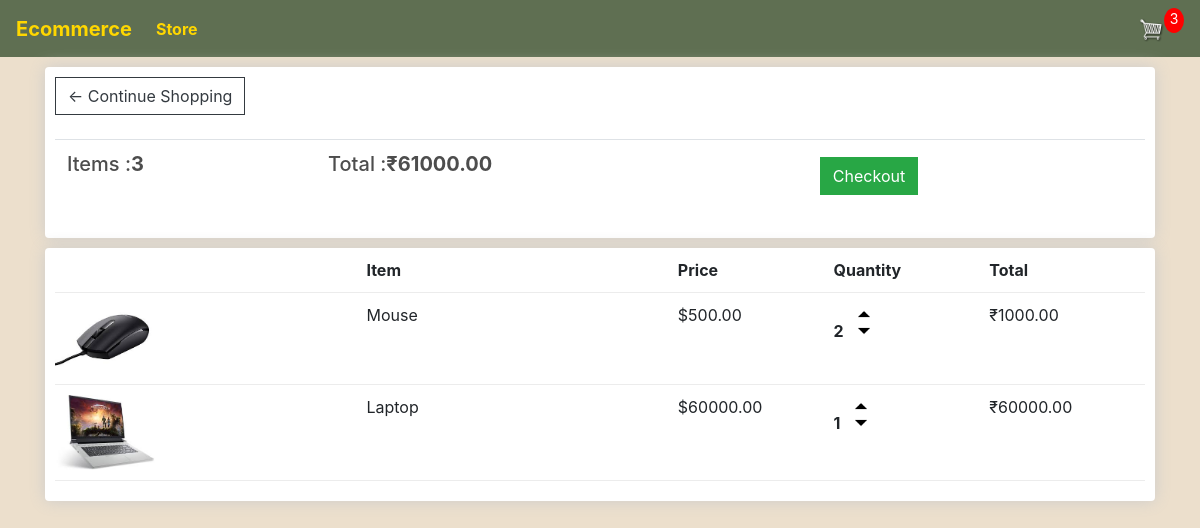
The app's page /cart (signed in) with its own data.
### store/models.py (models this page shows, shortened)
class Order(models.Model):
    customer=models.ForeignKey(Customer, on_delete=models.SET_NULL, null=True, blank=True)
    date_ordered=models.DateTimeField(auto_now_add=True)
    complete=models.BooleanField(default=True)
    transaction_id=models.CharField(max_length=100, null=True)
    @property
    def get_cart_total(self):
        orderitems=self.orderitem_set.all()
        total=sum([item.get_total for item in orderitems])
        return total
    @property
    def get_cart_items(self):
        orderitems=self.orderitem_set.all()
        total=sum([item.quantity for item in orderitems])
        return total

class OrderItem(models.Model):
    product=models.ForeignKey(Product,on_delete=models.SET_NULL, null=True)
    order=models.ForeignKey(Order,on_delete=models.SET_NULL, null=True)
    quantity=models.IntegerField(default=0, null=True, blank=True)
    date_add=models.DateTimeField(auto_now_add=True)
    @property
    def get_total(self):
        total=self.product.price*self.quantity
        return total

class Product(models.Model):
    name=models.CharField(max_length=100)
    price=models.DecimalField(max_digits=7, decimal_places=2)
    digit=models.BooleanField(default=False,null=True,blank=True)
    image=models.ImageField(null=True, blank=True)
    @property
    def imageURL(self):
        try:
            url=self.image.url
        except:
            url=''
        return  url

### store/views.py (the view)
# urls.py: path('cart', cart, name='cart'),
def cart(request):
	data = cartData(request)
	cartItems = data['cartItems']
	items = data['items']
	order = data['order']
	context = {'items':items, 'order':order, 'cartItems':cartItems}
	return render(request, 'store/cart.html', context)

### store/utils.py (called while the page is built)
def cartData(request):
    if request.user.is_authenticated:
        customer = request.user.customer
        order, created = Order.objects.get_or_create(customer=customer, complete=False)
        items = order.orderitem_set.all()
        cartItems = order.get_cart_items
    else:
        cookieData = cookieCart(request)
        order = cookieData['order']
        cartItems = cookieData['cartItems']
        items = cookieData['items']
    return {'cartItems':cartItems, 'order':order, 'items':items}

### store/templates/store/cart.html (shortened to what this page needs)
{% extends 'store/main.html'%}
{% load static %}
{% block content %}
<div class="row">
    <div class="col-lg-12">
        <div class="box-element">
            <a class="btn btn-outline-dark" href="{% url 'store' %}">&#x2190; Continue Shopping</a>
            <br>
            <br>
            <table class="table">
                <tr>
                    <th><h5>Items :<strong>{{order.get_cart_items}}</strong></h5></th>
                    <th><h5>Total :<strong>&#x20B9;{{order.get_cart_total|floatformat:2}}</strong></h5></th>
                    <th>
                        <a style="float:rihgt; margin:5px" class="btn btn-success" href="{% url 'cheackout' %}" >Checkout</a>
                    </th>
                </tr>
            </table>
        </div>
    </div>
        <br>
    <div class="col-lg-12">
        <div class="box-element">
            <div class="cart-row">
                <div style="flex:2"></div>
                <div style="flex:2"><strong>Item</strong></div>
                <div style="flex:1"><strong>Price</strong></div>
                <div style="flex:1"><strong>Quantity</strong></div>
                <div style="flex:1"><strong>Total</strong></div>
            </div>
            {% for item in items %}
            <div class="cart-row">
                <div style="flex:2"><img class="row-image" src="{{item.product.imageURL}}"></div>
                <div style="flex:2"><p>{{item.product.name}}</p></div>
                <div style="flex:1"><p>${{item.product.price|floatformat:2}}</p></div>
                <div style="flex:1">
                    <p class="quantity">{{item.quantity}}</p>
                    <div class="quantity">
                        <img data-product={{item.product.id}} data-action="add" class="chg-quantity update-cart" src="{% static  'images/arrow_up.png' %}">
                        <img data-product={{item.product.id}} data-action="remove" class="chg-quantity update-cart" src="{% static  'images/arrow_down.png' %}">
                    </div>
                </div>
                <div style="flex:1"><p>&#x20B9;{{item.get_total}}</p></div>
            </div>
            {% endfor %}
        </div>
    </div>
</div>
{% endblock content %}

### static/css/main.css (style rules this page uses)
body { background-color: hsl(0, 0%, 98%); }
h1,h2,h3,h4,h5,h6 { color:hsl(0, 0%, 30%); }
.box-element { box-shadow:hsl(0, 0%, 80%) 0 0 16px; background-color: #fff; border-radius: 4px; padding: 10px; }
.col-lg-4, .col-lg-6, .col-lg-8, .col-lg-12 { margin-top: 10px; }
.btn { border-radius: 0; }
.row-image { width: 100px; }
.cart-row { display: flex; align-items: flex-stretch; padding-bottom: 10px; margin-bottom: 10px; border-bottom: 1px solid #ececec; }
.quantity { display: inline-block; font-weight: 700; padding-right:10px; }
.chg-quantity { width: 12px; cursor: pointer; display: block; margin-top: 5px; transition:.1s; }

### records on screen
Order: get_cart_items "3", get_cart_total "61000.00"
OrderItem: product.imageURL (picture), product.name "Mouse", product.price "500.00", quantity "2", get_total "1000.00"
OrderItem: product.imageURL (picture), product.name "Laptop", product.price "60000.00", quantity "1", get_total "60000.00"

### other values on screen
{{ cartItems }} "3"
